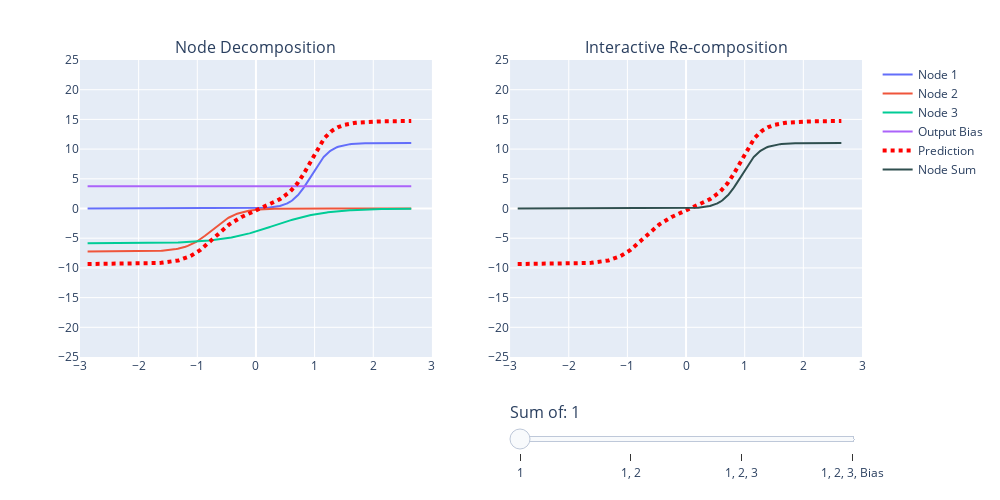

The notebook cell saved with this chart:
### Markdown cell above
Take a look at those non-linear predictions! Cool! Our model is not great and we could make it better soon by adjusting the learning rate, the number of nodes, and the number of epochs. But I really want you to see how **each of our hidden nodes is "engineering a non-linear feature"** to be used for the predictions, check it out:

### Code cell
plot_nodes(X, y_p, model)

### Figure 1 — Plotly figure (JSON) as saved in the notebook; plotly's stock layout.template omitted (floating-point values rounded to 4 significant figures; data arrays with more than 128 entries replaced by an {"elided": "..."} marker saying what was removed)
{"data": [{"mode": "lines", "name": "Node 1", "type": "scatter", "x": {"elided": "500 float values"}, "xaxis": "x", "y": {"elided": "500 float values"}, "yaxis": "y"}, {"mode": "lines", "name": "Node 2", "type": "scatter", "x": {"elided": "500 float values"}, "xaxis": "x", "y": {"elided": "500 float values"}, "yaxis": "y"}, {"mode": "lines", "name": "Node 3", "type": "scatter", "x": {"elided": "500 float values"}, "xaxis": "x", "y": {"elided": "500 float values"}, "yaxis": "y"}, {"mode": "lines", "name": "Output Bias", "type": "scatter", "x": {"elided": "500 float values"}, "xaxis": "x", "y": {"elided": "500 float values"}, "yaxis": "y"}, {"line": {"color": "red", "dash": "dot", "width": 4}, "mode": "lines", "name": "Prediction", "type": "scatter", "x": {"elided": "500 float values"}, "xaxis": "x", "y": {"elided": "500 float values"}, "yaxis": "y"}, {"line": {"color": "red", "dash": "dot", "width": 4}, "mode": "lines", "showlegend": false, "type": "scatter", "x": {"elided": "500 float values"}, "xaxis": "x2", "y": {"elided": "500 float values"}, "yaxis": "y2"}, {"line": {"color": "darkslategrey", "width": 2}, "mode": "lines", "name": "Node Sum", "type": "scatter", "x": {"elided": "500 float values"}, "xaxis": "x2", "y": {"elided": "500 float values"}, "yaxis": "y2"}], "layout": {"annotations": [{"font": {"size": 16}, "showarrow": false, "text": "Node Decomposition", "x": 0.225, "xanchor": "center", "xref": "paper", "y": 1, "yanchor": "bottom", "yref": "paper"}, {"font": {"size": 16}, "showarrow": false, "text": "Interactive Re-composition", "x": 0.775, "xanchor": "center", "xref": "paper", "y": 1, "yanchor": "bottom", "yref": "paper"}], "height": 500, "margin": {"t": 60}, "sliders": [{"currentvalue": {"font": {"size": 16}, "prefix": "Sum of: ", "visible": true}, "pad": {"b": 10, "l": 430, "t": 40}, "steps": [{"args": [["1"], {"frame": {"duration": 0, "easing": "linear", "redraw": false}, "transition": {"duration": 0, "easing": "linear"}}], "label": "1", "method": "animate"}, {"args": [["1, 2"], {"frame": {"duration": 0, "easing": "linear", "redraw": false}, "transition": {"duration": 0, "easing": "linear"}}], "label": "1, 2", "method": "animate"}, {"args": [["1, 2, 3"], {"frame": {"duration": 0, "easing": "linear", "redraw": false}, "transition": {"duration": 0, "easing": "linear"}}], "label": "1, 2, 3", "method": "animate"}, {"args": [["1, 2, 3, Bias"], {"frame": {"duration": 0, "easing": "linear", "redraw": false}, "transition": {"duration": 0, "easing": "linear"}}], "label": "1, 2, 3, Bias", "method": "animate"}]}], "width": 1000, "xaxis": {"anchor": "y", "domain": [0, 0.45], "dtick": 1, "range": [-3, 3], "tick0": -3}, "xaxis2": {"anchor": "y2", "domain": [0.55, 1], "dtick": 1, "range": [-3, 3], "tick0": -3}, "yaxis": {"anchor": "x", "domain": [0, 1], "dtick": 5, "range": [-25, 25], "tick0": -25}, "yaxis2": {"anchor": "x2", "domain": [0, 1], "dtick": 5, "range": [-25, 25], "tick0": -25}}}
